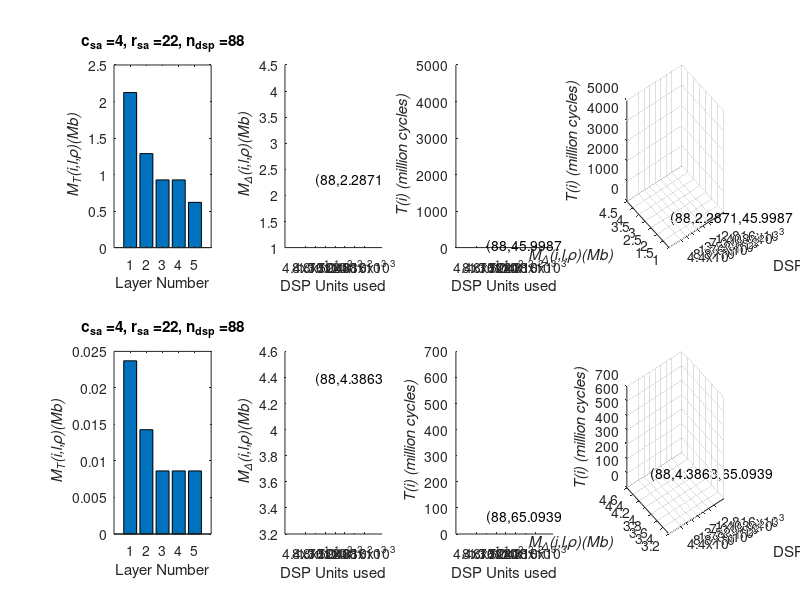

The MATLAB script that drew this image:
clear, close all
Line_Width = 1;Marker_Size = 30;Font_Size = 10;%pattern = ['o','s','d','v','p','h'];
CNN = [
    %Filters   Size    FM    IFM_Depth
    96       11       227      3
    256       5       27      96
    384       3       13     256
    384       3       13     384
    256       3      13     384];
HWR = [220 4.9];N_DSP = HWR(1);M_BRAM = 0.9*HWR(2);
F=16;O=6;P=4;Q=4;L=size(CNN,1);s=2;W=1;
Mb = 1/2^20;N_b = 16;
n_f=CNN(:,1);r_f=CNN(:,2);c_f=r_f;r=CNN(:,3);c=r;ch=CNN(:,4);
for rho = 0:1
    i = 0;
    for o=1:O
        for p=1:P
            for q=1:Q
                i = i + 1;
                c_sa(p) = 2.^p;ch_sa(q) = 2.^q;r_sa(q) = ch_sa(q)*max(r_f);
                n_dsp(i) = c_sa(p)*r_sa(q);
                A(i) = c_sa(p);
                B(i) = r_sa(q);
                for l=1:L
                    r_t(l,o) = min(ceil(r(1)./o/F),r(l));
                    c_t(l,o) = c(l);
                    d_H(l,o) = r_t(l,o)-r_f(l)+1;
                    d_V(l,o) = c_t(l,o)-c_f(l)+1;
                    M_FM(l,i)   = r_t(l,o)*c_t(l,o)*ch_sa(q)*N_b*Mb;
                    M_SP(l,i)   = c_sa(p)*N_b*Mb;
                    M_SA(l,i)   = ((1-rho)*n_f(l)+rho*c_sa(p))*d_V(l,o)*d_H(l,o)*N_b*Mb;
                    M_out(l,i) = M_SA(l,i)/s^2;
                    M_W_SA(l,i) = r_f(l)*(n_f(l)*(1-rho)+rho*c_sa(p))*ch_sa(q)*N_b*Mb;
                    Alpha(l,i,rho+1)  = ceil(n_f(l)/c_sa(p));
                    Beta(l,i)   = ceil(r(l)/r_t(l,o));
                    Gemma(l,i)  = ceil(ch(l)/ch_sa(q));
                    Omega(l,i)  = Alpha(l,i,rho+1)*Beta(l,i)*Gemma(l,i);
                    T_FM(l,i,rho+1)   = 1/W*(Alpha(l,i,rho+1)*rho+1-rho)*Beta(l,i)*Gemma(l,i)*M_FM(l,i)/Mb;
                    T_W(l,i,rho+1)    = 1/W*(Alpha(l,i,rho+1)*(1-rho)+rho)*Beta(l,i)*Gemma(l,i)*M_W_SA(l,i)/Mb;
                    T_SP(l,i)   = Omega(l,i)*(d_V(l,o)*d_H(l,o)+r_sa(q)-1)*r_f(l);
                    T_SA(l,i)   = T_SP(l, i)+Omega(l,i)*c_sa(p);
                    T_out(l,i)  = 1/W*Alpha(l,i,rho+1)*Beta(l,i)*d_V(l,o)*d_H(l,o)/s^2;
                end
            end
        end
    end
    T = T_FM(:,:,rho+1) + T_W(:,:,rho+1) + T_SP + T_SA + T_out;
    M_T = M_FM+M_SP+M_SA+M_out+M_W_SA;
    M_del = M_BRAM-M_T;
    [M_min, M_ind] = min(M_del);
    M_ind = M_ind+L*(0:(O*P*Q-1));
    T_at_min = T(M_ind);
    n_dsp_sel = 0;
    n_dsp_sel1 = 0;
    for n=1:O*P*Q
        if(n_dsp_sel<N_DSP)&&(n_dsp(n)<N_DSP)
            n_dsp_sel2 = n_dsp_sel1;
            n_dsp_sel1=n_dsp_sel;
            n_dsp_sel=n_dsp(n);
        end
    end
    DSP_selected2 = (n_dsp==n_dsp_sel2);
    DSP_selected1 = (n_dsp==n_dsp_sel1);
    DSP_selected = (n_dsp==n_dsp_sel);
    M_R = M_min.*(M_min>0).*DSP_selected;
    T_R = T_at_min.*(M_min>0).*DSP_selected;
    M_R1 = M_min.*(M_min>0).*DSP_selected1;
    T_R1 = T_at_min.*(M_min>0).*DSP_selected1;
    M_R2 = M_min.*(M_min>0).*DSP_selected2;
    T_R2 = T_at_min.*(M_min>0).*DSP_selected2;
    [T_R_v, T_R_i] = max((T_R==min(T_R(T_R>0)))*min(T_R(T_R>0)));
    [T_R_v1, T_R_i1] = max((T_R1==min(T_R1(T_R1>0)))*min(T_R1(T_R1>0)));
    [T_R_v2, T_R_i2] = max((T_R2==min(T_R2(T_R2>0)))*min(T_R2(T_R2>0)));
    if(T_R_i1<T_R_i)
        T_R_i = T_R_i1;
        T_R_v = T_R_v1;
        n_dsp_sel = n_dsp_sel1;
        M_R = M_R1;
    elseif(T_R_i2<T_R_i)
        T_R_i = T_R_i2;
        T_R_v = T_R_v2;
        n_dsp_sel = n_dsp_sel2;
        M_R = M_R2;
    end
    subplot(2,4,4*rho+1)
    bar(1:L,M_T(M_ind(T_R_i):M_ind(T_R_i)+L-1))
    xlabel('Layer Number');ylabel('\it M_{T}(i,l,\rho)(Mb)');
    title(strcat('c_{sa} = ',num2str(A(T_R_i)),', r_{sa} = ',num2str(B(T_R_i)),', n_{dsp} = ',num2str(n_dsp(T_R_i))))
    subplot(2,4,4*rho+2),scatter(n_dsp,M_min,Marker_Size,'p','filled','LineWidth', Line_Width);
    hold on,scatter(n_dsp_sel,M_min(T_R_i),5*Marker_Size,'p','filled','LineWidth', 3*Line_Width);
    hold on,set(gca,'xscale','log','FontSize', Font_Size),xticks(unique(n_dsp,'sorted'))
    txt = strcat('(',num2str(n_dsp_sel),',',num2str(M_min(T_R_i)));text(n_dsp_sel,M_min(T_R_i),txt)
    xlabel('DSP Units used');ylabel('\it M_{\Delta}(i,l,\rho)(Mb)');
    subplot(2,4,4*rho+3),scatter(n_dsp,Mb*T_at_min,Marker_Size,'filled','p','LineWidth', Line_Width);
    hold on,scatter(n_dsp_sel,Mb*T_R_v,5*Marker_Size,'filled','p','LineWidth', 3*Line_Width);
    hold on,set(gca,'xscale','log','FontSize', Font_Size),xticks(unique(n_dsp,'sorted'))
    txt = strcat('(',num2str(n_dsp_sel),',',num2str(Mb*T_R_v));text(n_dsp_sel,Mb*T_R_v,txt)
    xlabel('DSP Units used');ylabel('\it T(i) (million cycles)');
    subplot(2,4,4*rho+4),scatter3(n_dsp,M_min,Mb*T_at_min,Marker_Size,'p','filled','LineWidth', Line_Width);
    hold on,scatter3(n_dsp_sel,M_R(T_R_i),Mb*T_R_v,5*Marker_Size,'p','filled','LineWidth', 3*Line_Width);
    hold on,set(gca,'xscale','log','FontSize', Font_Size),xticks(unique(n_dsp,'sorted'))
    xlabel('DSP Units used');zlabel('\it T(i) (million cycles)');ylabel('\it M_{\Delta}(i,l,\rho)(Mb)');
    txt = strcat('(',num2str(n_dsp_sel),',',num2str(M_R(T_R_i)),',',num2str(Mb*T_R_v));text(n_dsp_sel,M_R(T_R_i),Mb*T_R_v,txt)
end